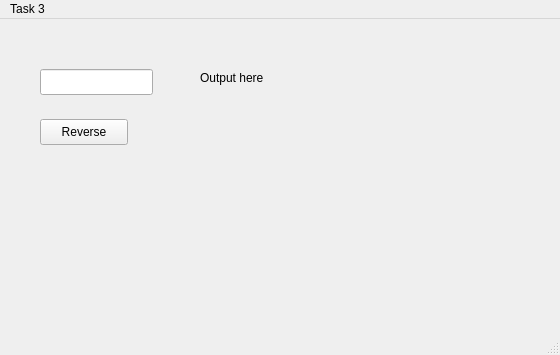
<?xml version="1.0" encoding="UTF-8"?>
<ui version="4.0">
 <class>MainWindow</class>
 <widget class="QMainWindow" name="MainWindow">
  <property name="geometry">
   <rect>
    <x>0</x>
    <y>0</y>
    <width>560</width>
    <height>355</height>
   </rect>
  </property>
  <property name="windowTitle">
   <string>MainWindow</string>
  </property>
  <widget class="QWidget" name="centralwidget">
   <widget class="QPushButton" name="reverseBtn">
    <property name="geometry">
     <rect>
      <x>40</x>
      <y>100</y>
      <width>88</width>
      <height>26</height>
     </rect>
    </property>
    <property name="text">
     <string>Reverse</string>
    </property>
   </widget>
   <widget class="QLineEdit" name="lineEdit">
    <property name="geometry">
     <rect>
      <x>40</x>
      <y>50</y>
      <width>113</width>
      <height>26</height>
     </rect>
    </property>
   </widget>
   <widget class="QLabel" name="label">
    <property name="geometry">
     <rect>
      <x>200</x>
      <y>50</y>
      <width>341</width>
      <height>18</height>
     </rect>
    </property>
    <property name="text">
     <string>Output here</string>
    </property>
   </widget>
  </widget>
  <widget class="QMenuBar" name="menubar">
   <property name="geometry">
    <rect>
     <x>0</x>
     <y>0</y>
     <width>560</width>
     <height>23</height>
    </rect>
   </property>
   <widget class="QMenu" name="menuTask_3">
    <property name="title">
     <string>Task 3</string>
    </property>
   </widget>
   <addaction name="menuTask_3"/>
  </widget>
  <widget class="QStatusBar" name="statusbar"/>
 </widget>
 <resources/>
 <connections/>
</ui>
